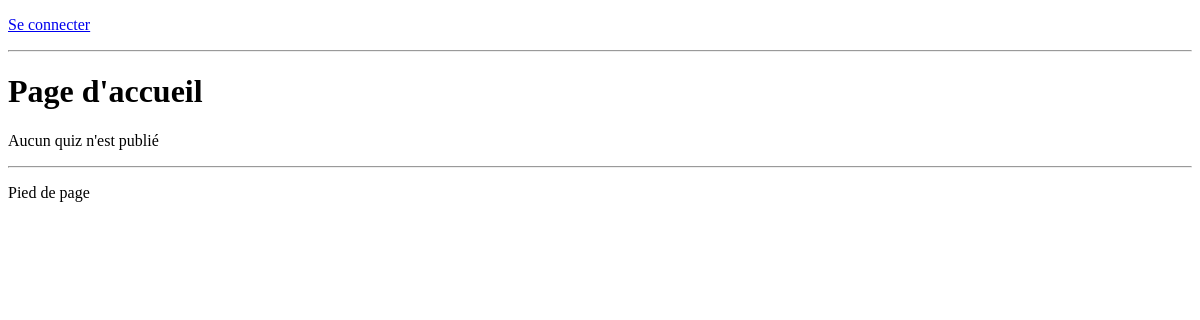
Before: / with the older database file.
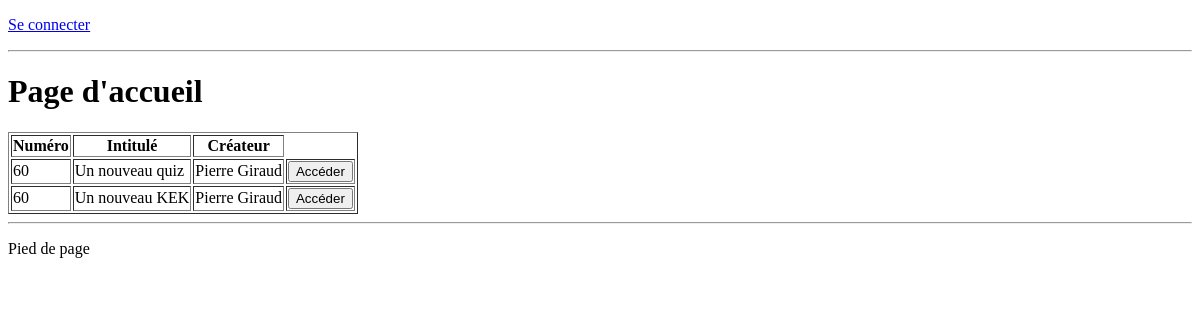
After: the same page with the newer database file.
### tables this page shows
CREATE TABLE IF NOT EXISTS `quiz` (
  `id_quiz` int(11) NOT NULL AUTO_INCREMENT,
  `titre_quiz` varchar(255) NOT NULL,
  `ispublic_quiz` tinyint(1) NOT NULL,
  `id_user` int(11) NOT NULL,
  PRIMARY KEY (`id_quiz`),
  KEY `user_fk` (`id_user`)
);

CREATE TABLE IF NOT EXISTS `users` (
  `id_user` int(11) NOT NULL AUTO_INCREMENT,
  `nom_user` varchar(50) NOT NULL,
  `mdp_user` varchar(100) NOT NULL,
  `type_user` varchar(10) NOT NULL,
  UNIQUE KEY `index_id` (`id_user`)
);

### index.php (the view)
<?php include ('header.php'); ?>
    <h1>Page d'accueil</h1>
<?php
    global $mysql_db;
    $query = $mysql_db -> query("SELECT * FROM quiz WHERE ispublic_quiz = 1");
    if ($query -> num_rows > 0) : ?>
        <table id="tablepublicquiz" border="1">
            <tr>
                <th>Numéro</th>
                <th>Intitulé</th>
                <th>Créateur</th>
            </tr>
            <?php while ($row = $query -> fetch_array(MYSQLI_ASSOC)) :
                $userquery = $mysql_db -> query("SELECT * FROM users WHERE id_user = ".$row['id_user']);
                $user = $userquery -> fetch_array(MYSQLI_ASSOC); ?>
                <tr id="rowpq_<?= $row['id_quiz'] ?>">
                    <td><?= $row['id_user'] ?></td>
                    <td><?= $row['titre_quiz'] ?></td>
                    <td><?= $user['nom_user'] ?></td>
                    <td><button type="button" name="access_quiz" id="acess_quiz" value="<?= $row['id_user'] ?>">Accéder</button></td>
                </tr>
            <?php endwhile; ?>
        </table>
    <?php else: ?>
        <p>Aucun quiz n'est publié</p>
    <?php endif; ?>
<?php include 'footer.php'; ?>

### header.php (shortened to what this page needs)
<!doctype html>
<html lang="fr">
<head>
</head>
<body>
    <header>
        <?php if (basename($_SERVER['PHP_SELF']) != 'login.php' && basename($_SERVER['PHP_SELF']) != 'inscription.php') : ?>
        <div>
            <?php if (isset($_SESSION['user'])) : ?>
            <p>Connecté en tant que <strong> <?= $_SESSION['user']->getNom() ?></strong></p>
            <form action="<?= $_SERVER['PHP_SELF'] ?>" method="post">
                <button type="submit" name="deco" value="deco">Déconnexion</button>
            </form>
                <?php if (basename($_SERVER['PHP_SELF']) != 'home.php') : ?>
                    <?php if (basename(dirname($_SERVER['PHP_SELF'])) == 'user') : ?>
                        <a href="home.php">Home</a>
                    <?php else : ?>
                        <a href="user/home.php">Home</a>
                    <?php endif; ?>
                <?php else : ?>
                <a href="../index.php">Accueil</a>
                <?php endif; ?>
            <?php else : ?>
            <p><a href="login.php">Se connecter</a></p>
            <?php endif; ?>
        </div>
        <hr>
        <?php endif; ?>
    </header>

### footer.php (shortened to what this page needs)
</body>
<hr>
<footer>
    <p>Pied de page</p>
</footer>
</html>

Changed rows visible on the page:
added quiz: id_user "60", titre_quiz "Un nouveau quiz", id_user.nom_user "Pierre Giraud"
added quiz: id_user "60", titre_quiz "Un nouveau KEK", id_user.nom_user "Pierre Giraud"
Other visible differences:
text no longer shown: "Aucun quiz n'est publié"
text now shown: "Numéro Intitulé Créateur"
